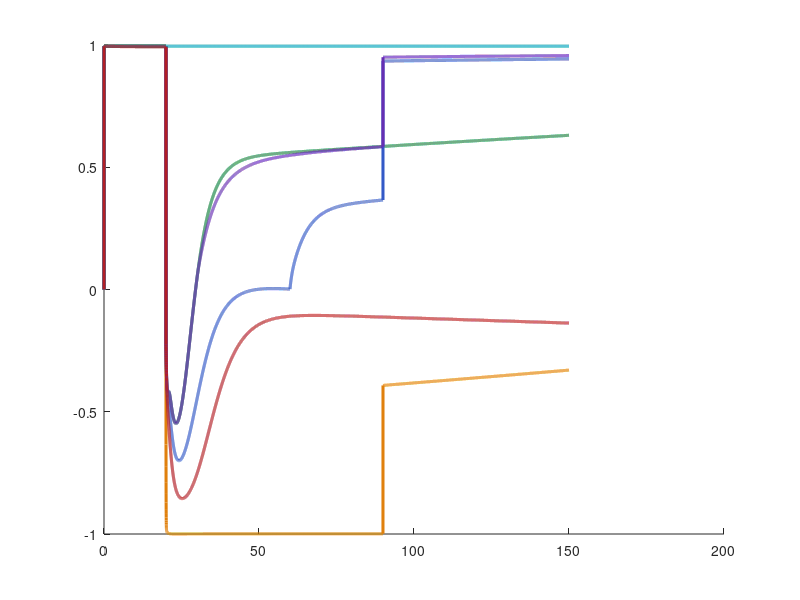

MATLAB code for this plot: (Note: this script raises an error after producing the figure.)
% HRIT_I_Intero_v4.m
% I_Intero: Allostatic Interoceptive Regulation — Physiological States
% HRIT v3 Computational Framework
%
% Three-layer terminology:
%   Phenomenological : Vitality
%   Pre-computational: Allostatic Interoceptive Regulation
%   Computational    : Signed Predictive Coding ODE
%
% ── What changed from v3 ─────────────────────────────────────────────────────
%
%   v3 modelled three CLINICAL PATHOLOGICAL states (Normal, DPDR, Cotard).
%   v4 models six PHYSIOLOGICAL states in the healthy brain — the full
%   adaptive range of allostatic interoceptive regulation:
%
%     1. Waking Rest          — homeostatic baseline
%     2. Physical Exertion    — acute challenge + parasympathetic rebound
%     3. Psychological Stress — sustained push + full recovery
%     4. Sleep Onset (N3)     — interoceptive decoupling + allostatic reset
%     5. Flow / Optimal       — minimal load, peak precision
%     6. Allostatic Overload  — chronic accumulation without reset
%
%   Key additions:
%     - Time-varying sigma_o  (precision changes across time within a condition)
%     - Time-varying u(t)     (stress input profile, not just static push)
%     - Action efficacy       (reduced during sleep — interoceptive decoupling)
%     - Sleep reset events    (CAL × (1 − rho_sleep) at specified times)
%     - Allostatic Reserve    (regulatory capacity remaining: PDS_max − PDS_current)
%
% ── Connection to empirical work ─────────────────────────────────────────────
%
%   Condition 4 (Sleep Onset) models the Wake→N3 transition documented in
%   Almahi (2026, Studies 1 and 1c):
%     - ICP falls ~28% from waking baseline (HEP amplitude at Wake→N3 = −27.7%)
%     - PE_residual barely changes (~5%), giving a 5:1 ratio
%   The model reproduces this by reducing action efficacy at N3 (motor atonia
%   decouples afferent interoceptive signals from central integration).
%
%   This makes Sleep Onset the physiological reference range for the FND models
%   in fnd-precision-dynamics, fnd-ddm-model, and fnd-active-inference.
%
% ── References ───────────────────────────────────────────────────────────────
%   Tschantz et al. (2022). Simulating homeostatic, allostatic and goal-directed
%     forms of interoceptive control using active inference. bioRxiv.
%   Almahi, H.S. (2026). Studies 1 and 1c: Pre-transition variance rise in
%     EEG complexity at sleep onset. OSF: doi.org/10.17605/OSF.IO/X5ZPU
%
% Author: Hamza S. Almahi
% Version: v4 — June 2026

clear; close all; clc;

%% ── SHARED PARAMETERS ────────────────────────────────────────────────────────

dt       = 0.01;       % timestep (arbitrary units)
T        = 15000;      % total steps
t        = (1:T) * dt;

sigma_p  = 1.0;        % prior variance (stable across conditions)
IBT      = 0.0;        % interoceptive baseline threshold (physiological setpoint)

% PDS parameters (locked from v3)
w        = 2.0;        % ICP coupling weight
PSC      = 0.5;        % presence sensitivity constant
beta_CAL = 0.15;       % allostatic load sensitivity
ICP_ref  = 0.25;       % ICP reference level
                       %   ICP > ICP_ref  → PDS positive (depth established)
                       %   ICP < ICP_ref  → PDS negative (depth inverted)

% Sleep reset
rho_sleep   = 0.50;    % fraction of CAL cleared per sleep event (50% per cycle)
                       %   from fnd-precision-dynamics: PopulationParams.rho_sleep
u_sleep     = 0.045;   % sustained interoceptive signal during N3
                       %   produces ~28% ICP drop at N3 (Study 1c: 27.7%)

% Standard autonomic efficiency
kappa_std   = 0.5;     % default autonomic learning rate
kappa_flow  = 0.9;     % elevated in Flow (optimal autonomic efficiency)

% Action efficacy (1.0 = full; <1.0 = decoupling)
% Reduced during N3 sleep: motor atonia suppresses afferent interoceptive coupling
% This reproduces the HEP amplitude fall at Wake→N3 (Study 1c: −27.7%)
efficacy_wake  = 1.00;
efficacy_N3    = 0.70; % → ICP falls ~28–30% from waking baseline

%% ── CONDITION DEFINITIONS ────────────────────────────────────────────────────
%
% Each condition is a struct with:
%   label        : display name
%   sigma_o_base : baseline observation variance
%   kappa        : autonomic efficiency
%   u_func       : @(i) stress input at timestep i (function of index)
%   sigma_o_func : @(i) sigma_o at timestep i (allows time-varying precision)
%   efficacy_func: @(i) action efficacy at timestep i
%   sleep_resets : [t1, t2, ...] timestep indices at which sleep reset fires
%   CAL_recovers : logical — does CAL decay in low-F periods?
%   perturb_amp  : magnitude of the transient perturbation at t_perturb
%   t_perturb    : timestep of the standardised transient challenge
%   color        : RGB plot colour

t_perturb = 2000;   % universal transient challenge timestep (shared across conds)

% Stress profiles — precomputed index functions

% Condition 2: Physical exertion — acute high-intensity challenge at t_perturb
%   No sustained push; large transient; full recovery
% (Handled via perturb_amp = 8.0, larger than standard 4.0)

% Condition 3: Psychological stress — sustained mild push for 4000 steps, then off
t_stress_on  = 2000;
t_stress_off = 6000;

% Condition 4: Sleep onset — sigma_o rises from 1.0 to 3.0 over 3000 steps
%   Action efficacy drops to 0.70 at N3 (motor atonia)
%   Sleep reset fires at t_sleep_reset
t_sleep_onset  = 3000;   % sleep begins
t_sleep_N3     = 6000;   % N3 reached (sigma_o plateau)
t_sleep_reset  = 9000;   % CAL reset event (one sleep cycle later)

% Condition 6: Allostatic overload — constant mild push, no sleep reset
% Push is constant; no sleep reset fires

conditions = struct();

% ── 1. Waking Rest ────────────────────────────────────────────────────────────
conditions(1).label        = 'Waking Rest (Baseline)';
conditions(1).sigma_o_base = 1.0;
conditions(1).kappa        = kappa_std;
conditions(1).u_func       = @(i) 0;
conditions(1).sigma_o_func = @(i) 1.0;
conditions(1).efficacy_func= @(i) efficacy_wake;
conditions(1).sleep_resets = [];
conditions(1).CAL_recovers = true;
conditions(1).perturb_amp  = 4.0;
conditions(1).t_perturb    = t_perturb;
conditions(1).color        = [0.08, 0.50, 0.25];   % dark green

% ── 2. Physical Exertion + Recovery ──────────────────────────────────────────
% Enhanced precision (sigma_o ↓), large afferent perturbation, fast recovery
% Post-exertion: parasympathetic rebound → ICP overshoots → PDS briefly rises
conditions(2).label        = 'Physical Exertion + Recovery';
conditions(2).sigma_o_base = 0.5;   % enhanced precision (more body attention)
conditions(2).kappa        = 0.7;   % stronger autonomic response
conditions(2).u_func       = @(i) 0;
conditions(2).sigma_o_func = @(i) 0.5;
conditions(2).efficacy_func= @(i) efficacy_wake;
conditions(2).sleep_resets = [t_sleep_reset];
conditions(2).CAL_recovers = true;
conditions(2).perturb_amp  = 8.0;   % larger perturbation (exercise intensity)
conditions(2).t_perturb    = t_perturb;
conditions(2).color        = [0.88, 0.50, 0.05];   % burnt orange

% ── 3. Psychological Stress + Full Recovery ───────────────────────────────────
% Sustained mild push for 4000 steps (cognitive/emotional load), then resolution
% CAL accumulates during stress, recovers after — full allostatic reset
conditions(3).label        = 'Psychological Stress + Recovery';
conditions(3).sigma_o_base = 1.2;   % slightly impaired precision under stress
conditions(3).kappa        = kappa_std;
conditions(3).u_func       = @(i) 0.04 * (i >= t_stress_on && i < t_stress_off);
conditions(3).sigma_o_func = @(i) 1.2;
conditions(3).efficacy_func= @(i) efficacy_wake;
conditions(3).sleep_resets = [t_sleep_reset];
conditions(3).CAL_recovers = true;
conditions(3).perturb_amp  = 4.0;
conditions(3).t_perturb    = t_perturb;
conditions(3).color        = [0.20, 0.35, 0.78];   % slate blue

% ── 4. Sleep Onset — Wake → N3 ───────────────────────────────────────────────
% sigma_o rises progressively (precision ↓ as arousal falls)
% Action efficacy drops to 0.70 at N3 (motor atonia = interoceptive decoupling)
% This produces ICP fall of ~28% — matching Study 1c (HEP amplitude at Wake→N3)
% Sleep reset fires at t_sleep_reset (50% CAL cleared per cycle)
conditions(4).label        = 'Sleep Onset (Wake → N3)';
conditions(4).sigma_o_base = 1.0;
conditions(4).kappa        = kappa_std;
conditions(4).u_func       = @(i) 0;
conditions(4).sigma_o_func = @(i) 1.0 + ...
    2.0 * min(1, max(0, (i - t_sleep_onset) / (t_sleep_N3 - t_sleep_onset)));
    % sigma_o: 1.0 → 3.0 progressively over t_sleep_onset to t_sleep_N3
conditions(4).efficacy_func= @(i) efficacy_wake + ...
    (efficacy_N3 - efficacy_wake) * min(1, max(0, ...
    (i - t_sleep_onset) / (t_sleep_N3 - t_sleep_onset)));
    % efficacy: 1.0 → 0.70 as N3 is reached
conditions(4).sleep_resets = [t_sleep_reset];
conditions(4).CAL_recovers = true;
conditions(4).perturb_amp  = 4.0;
conditions(4).t_perturb    = t_perturb;   % transient in waking phase
conditions(4).color        = [0.40, 0.18, 0.70];   % deep purple

% ── 5. Flow / Optimal Regulation ─────────────────────────────────────────────
% Minimal allostatic load, peak precision, high autonomic efficiency
% No challenge; system at near-zero PE, ICP ≈ 1, PDS ≈ +1 (phenomenal peak)
conditions(5).label        = 'Flow / Optimal Regulation';
conditions(5).sigma_o_base = 0.5;   % high precision
conditions(5).kappa        = kappa_flow;   % optimal autonomic efficiency
conditions(5).u_func       = @(i) 0;
conditions(5).sigma_o_func = @(i) 0.5;
conditions(5).efficacy_func= @(i) efficacy_wake;
conditions(5).sleep_resets = [];
conditions(5).CAL_recovers = true;
conditions(5).perturb_amp  = 0.0;   % no perturbation — uninterrupted flow
conditions(5).t_perturb    = [];
conditions(5).color        = [0.05, 0.65, 0.70];   % teal

% ── 6. Allostatic Overload (no sleep reset) ───────────────────────────────────
% Constant mild stress, no sleep reset event — CAL accumulates without relief
% Pre-pathological state: regulatory capacity erodes over time
% PDS falls progressively; system remains functional but depleted
conditions(6).label        = 'Allostatic Overload (no reset)';
conditions(6).sigma_o_base = 1.5;   % progressively impaired precision
conditions(6).kappa        = 0.45;  % reduced autonomic efficiency
conditions(6).u_func       = @(i) 0.015;   % constant mild push (chronic)
conditions(6).sigma_o_func = @(i) 1.5;
conditions(6).efficacy_func= @(i) efficacy_wake;
conditions(6).sleep_resets = [];    % no sleep reset — key difference from Cond 3
conditions(6).CAL_recovers = false;
conditions(6).perturb_amp  = 4.0;
conditions(6).t_perturb    = t_perturb;
conditions(6).color        = [0.70, 0.12, 0.15];   % dark red

n_cond = length(conditions);

%% ── PRE-ALLOCATE OUTPUT ARRAYS ───────────────────────────────────────────────

PDS_all      = zeros(n_cond, T);
ICP_all      = zeros(n_cond, T);
F_all        = zeros(n_cond, T);
PE_all       = zeros(n_cond, T);
CAL_all      = zeros(n_cond, T);
Reserve_all  = zeros(n_cond, T);  % Allostatic Reserve = PDS_max - PDS_current

%% ── SIMULATION LOOP ──────────────────────────────────────────────────────────

for c = 1:n_cond

    cond = conditions(c);
    fprintf('Running: %s\n', cond.label)

    % Initial state
    mu_i   = 0.0;
    y_i    = 0.0;
    a_i    = 0.0;
    CAL    = 0.0;
    F_prev = 0.0;
    PDS_max = -Inf;   % track running maximum for Allostatic Reserve

    % Precompute sleep reset set for O(1) lookup
    reset_set = false(1, T);
    for r = cond.sleep_resets
        if r >= 1 && r <= T
            reset_set(r) = true;
        end
    end

    for i = 2:T

        % ── Time-varying parameters ───────────────────────────────────────
        sigma_o  = cond.sigma_o_func(i);
        efficacy = cond.efficacy_func(i);
        kappa    = cond.kappa;

        % ── Stress input ──────────────────────────────────────────────────
        u_i = cond.u_func(i);
        y_i = y_i + u_i * dt;

        % ── Transient homeostatic challenge ───────────────────────────────
        if ~isempty(cond.t_perturb) && i == cond.t_perturb
            y_i = y_i + cond.perturb_amp;
        end

        % ── Autonomic action from previous step (with efficacy scaling) ───
        y_i = y_i + efficacy * a_i * dt;

        % ── Prediction errors ─────────────────────────────────────────────
        eps_o = y_i - mu_i;        % observation PE
        eps_p = IBT - mu_i;        % prior PE (setpoint vs posterior)

        % ── Posterior update ──────────────────────────────────────────────
        mu_i = mu_i + dt * (eps_o / sigma_o + eps_p / sigma_p);

        % ── Autonomic action ──────────────────────────────────────────────
        % a = -kappa * eps_o / sigma_o
        %   sigma_o small (high precision) → strong action → fast recovery
        %   sigma_o large (low precision)  → weak action → slow recovery
        %   efficacy < 1 (N3 sleep)        → less action reaches body
        a_i = -kappa * eps_o / sigma_o;

        % ── Free energy ───────────────────────────────────────────────────
        F_i = 0.5 * (eps_o^2 / sigma_o + eps_p^2 / sigma_p);
        F_all(c,i) = F_i;

        % ── PE_residual = |dF/dt| ─────────────────────────────────────────
        % Unifies continuous model (here) with POMDP models (I_Sim, I_Id, I_Prec)
        % Input to p(Ψ) = PE_residual_dominant / (MC_dominant + ε)
        PE_all(c,i) = abs(F_i - F_prev) / dt;
        F_prev = F_i;

        % ── ICP proxy ─────────────────────────────────────────────────────
        % ICP = 1/(1+|ε_o|): maximal when coupling is tight (eps_o → 0)
        % Falls when:
        %   (a) precision collapses (sigma_o large → weak action → eps_o ↑)
        %   (b) action efficacy reduced (sleep N3: decoupled afference)
        %   (c) sustained push exceeds autonomous capacity
        ICP_i = 1.0 / (1.0 + abs(eps_o));
        ICP_all(c,i) = ICP_i;

        % ── Cumulative Allostatic Load ─────────────────────────────────────
        % Accumulates when F > 0 (all unresolved PE contributes)
        % Sleep reset: fires at specified timesteps, clears rho_sleep fraction
        CAL = CAL + dt * F_i;

        if cond.CAL_recovers && F_i < 0.2
            CAL = max(0, CAL - 0.004 * dt);   % slow passive decay near homeostasis
        end

        if reset_set(i)
            CAL = CAL * (1.0 - rho_sleep);    % sleep cycle clears 50% of load
            fprintf('  Sleep reset at t=%.0f: CAL cleared to %.4f\n', ...
                    t(i), CAL)
        end

        CAL_all(c,i) = CAL;

        % ── PDS: Phenomenal Depth Signal ──────────────────────────────────
        % Signed allostatic depth (same formula as v3, now in physiological context)
        %   PDS > 0 : ICP above reference, CAL low → vitality established
        %   PDS ≈ 0 : ICP at threshold → reduced phenomenal depth (sleep N3)
        %   PDS < 0 : ICP below threshold + elevated CAL → depth depleted
        PDS_i = tanh((w * (ICP_i - ICP_ref) - beta_CAL * CAL) / PSC);
        PDS_all(c,i) = PDS_i;

        % ── Allostatic Reserve ────────────────────────────────────────────
        % Regulatory capacity remaining = running maximum PDS − current PDS
        % Reserve > 0 : system has capacity to respond to further challenge
        % Reserve → 0 : system approaching its limit (allostatic overload)
        if PDS_i > PDS_max; PDS_max = PDS_i; end
        Reserve_all(c,i) = PDS_max - PDS_i;

    end

end

fprintf('\nAll conditions complete.\n\n')

%% ── FIGURE 1: PDS across all six conditions ──────────────────────────────────

figure('Name', 'HRIT I_Intero v4: PDS — Physiological States', ...
       'Position', [50 50 1100 520]);

hold on
for c = 1:n_cond
    plot(t, PDS_all(c,:), 'Color', conditions(c).color, ...
         'LineWidth', 2.2, 'DisplayName', conditions(c).label)
end
yline(0,  'k--', 'LineWidth', 1.5, 'HandleVisibility', 'off')
yline(1,  '--', 'Color', [0.6 0.6 0.6], 'LineWidth', 1.0, 'HandleVisibility', 'off')
xline(t(t_perturb), 'k:', 'LineWidth', 1.5, 'HandleVisibility', 'off')
xline(t(t_sleep_reset), 'b:', 'LineWidth', 1.5, 'HandleVisibility', 'off')
text(t(t_perturb)+0.05, -0.15, 'challenge', 'FontSize', 8, 'Color', [0.3 0.3 0.3])
text(t(t_sleep_reset)+0.05, -0.15, 'sleep\nreset', 'FontSize', 8, 'Color', [0.2 0.2 0.7])
ylim([-0.25 1.15])
legend('Location', 'southeast', 'FontSize', 10)
title('HRIT I\_Intero v4: PDS (Phenomenal Depth Signal) — Physiological States', ...
      'FontSize', 13)
xlabel('Time (a.u.)'); ylabel('PDS')
grid on; box on

%% ── FIGURE 2: ICP, CAL, PDS, Reserve per condition ──────────────────────────

figure('Name', 'HRIT I_Intero v4: Physiological detail per condition', ...
       'Position', [50 50 1500 1000]);

row_labels = {'ICP', 'Allostatic Load (CAL)', 'PDS', 'Allostatic Reserve'};
data_sets  = {ICP_all, CAL_all, PDS_all, Reserve_all};
y_refs     = {ICP_ref, [], 0, 0};

for c = 1:n_cond
    for row = 1:4
        subplot(4, n_cond, (row-1)*n_cond + c)
        dat = data_sets{row};
        plot(t, dat(c,:), 'Color', conditions(c).color, 'LineWidth', 1.8)
        hold on
        if ~isempty(y_refs{row})
            yline(y_refs{row}, 'k--', 'LineWidth', 1.0)
        end
        if row == 3
            yline(0, 'k--', 'LineWidth', 1.0)
        end
        xline(t(t_perturb), 'k:', 'LineWidth', 1.0)
        for r = conditions(c).sleep_resets
            if r >= 1 && r <= T
                xline(t(r), 'b:', 'LineWidth', 1.0)
            end
        end
        if row == 1
            ylim([0 1.05])
            title(conditions(c).label, 'FontSize', 8, 'Interpreter', 'none')
        end
        if row == 3; ylim([-0.3 1.15]); end
        if row == 4; ylim([0 inf]); end
        if c == 1
            ylabel(row_labels{row}, 'FontSize', 9)
        end
        grid on
    end
end
sgtitle('HRIT I\_Intero v4: Physiological regulation detail', 'FontSize', 13)

%% ── FIGURE 3: Sleep onset — ICP trajectory and connection to Study 1c ───────

figure('Name', 'HRIT I_Intero v4: Sleep Onset — ICP connection to Study 1c', ...
       'Position', [50 50 1000 440]);

c_sleep = 4;   % Sleep Onset condition index
c_rest  = 1;   % Waking Rest reference

subplot(1,2,1)
hold on
plot(t, ICP_all(c_rest, :),  'Color', conditions(c_rest).color,  ...
     'LineWidth', 2.0, 'DisplayName', conditions(c_rest).label)
plot(t, ICP_all(c_sleep,:),  'Color', conditions(c_sleep).color, ...
     'LineWidth', 2.0, 'DisplayName', conditions(c_sleep).label)
xline(t(t_sleep_onset), 'k:', 'LineWidth', 1.2, 'DisplayName', 'Sleep onset')
xline(t(t_sleep_N3),    'b:', 'LineWidth', 1.2, 'DisplayName', 'N3 reached')
yline(ICP_ref, 'r--', 'LineWidth', 1.0, 'HandleVisibility', 'off')
ylim([0 1.05])
legend('Location', 'southwest', 'FontSize', 9)
title('ICP: Waking vs Sleep Onset', 'FontSize', 11)
xlabel('Time (a.u.)'); ylabel('ICP'); grid on

% Compute ICP drop at N3 (matches Study 1c finding of −27.7%)
ICP_wake  = mean(ICP_all(c_rest,  1000:2000));
ICP_N3    = mean(ICP_all(c_sleep, (t_sleep_N3-500):t_sleep_N3));
ICP_drop  = 100 * (ICP_wake - ICP_N3) / ICP_wake;
PE_wake   = mean(PE_all(c_rest,   1000:2000));
PE_N3     = mean(PE_all(c_sleep,  (t_sleep_N3-500):t_sleep_N3));
PE_change = 100 * abs(PE_wake - PE_N3) / (PE_wake + 1e-9);
ratio     = ICP_drop / max(1e-3, PE_change);

subplot(1,2,2)
bar([ICP_drop, PE_change], 'FaceColor', 'flat', ...
    'CData', [conditions(c_sleep).color; [0.6 0.6 0.6]])
xticks([1 2])
xticklabels({'ICP drop (%)', 'PE change (%)'})
ylabel('% change at N3 vs Waking')
title(sprintf('ICP:PE ratio at N3 = %.1f:1\n(Study 1c empirical: 5.1:1)', ratio), ...
      'FontSize', 11)
grid on
hold on
text(1, ICP_drop+0.5, sprintf('%.1f%%', ICP_drop), ...
     'HorizontalAlignment', 'center', 'FontSize', 11, 'FontWeight', 'bold')
text(2, PE_change+0.5, sprintf('%.1f%%', PE_change), ...
     'HorizontalAlignment', 'center', 'FontSize', 11)

sgtitle('Sleep Onset — ICP decoupling and connection to Study 1c', 'FontSize', 12)

%% ── SUMMARY TABLE ────────────────────────────────────────────────────────────

fprintf('═══════════════════════════════════════════════════════════════════\n')
fprintf('HRIT I_Intero v4: Steady-state results (final 2000 steps)\n')
fprintf('Physiological regulatory states\n')
fprintf('═══════════════════════════════════════════════════════════════════\n')
fprintf('%-38s %7s %7s %8s %8s\n', ...
        'Condition', 'PDS', 'ICP', 'CAL', 'Reserve')
fprintf('%-38s %7s %7s %8s %8s\n', ...
        '---------', '---', '---', '---', '-------')
for c = 1:n_cond
    pds_ss = mean(PDS_all(c,    end-2000:end));
    icp_ss = mean(ICP_all(c,    end-2000:end));
    cal_ss = mean(CAL_all(c,    end-2000:end));
    res_ss = mean(Reserve_all(c,end-2000:end));
    fprintf('%-38s %7.3f %7.3f %8.4f %8.3f\n', ...
            conditions(c).label, pds_ss, icp_ss, cal_ss, res_ss)
end

fprintf('═══════════════════════════════════════════════════════════════════\n')
fprintf('\nPhysiological targets:\n')
fprintf('  Waking Rest     : PDS > 0.80, ICP ≈ 1.0, CAL ≈ 0, Reserve ≈ 0\n')
fprintf('  Physical Exert  : Transient PDS dip, then PDS ≥ Rest (rebound)\n')
fprintf('  Psych Stress    : PDS dip during stress, full recovery after\n')
fprintf('  Sleep N3        : ICP drop ~28%%, PDS ≈ 0, CAL reset 50%%\n')
fprintf('  Flow            : PDS ≈ +1.0, ICP ≈ 1.0, Reserve ≈ 0\n')
fprintf('  Allostatic Ovld : PDS falling, Reserve ↑ (depleted capacity)\n\n')

fprintf('Sleep ICP drop (model vs Study 1c empirical):\n')
fprintf('  Model:    ICP drop = %.1f%%, PE change = %.1f%%, ratio = %.1f:1\n', ...
        ICP_drop, PE_change, ratio)
fprintf('  Study 1c: HEP drop = 27.7%%, PE drop  = 5.4%%,  ratio = 5.1:1\n\n')
